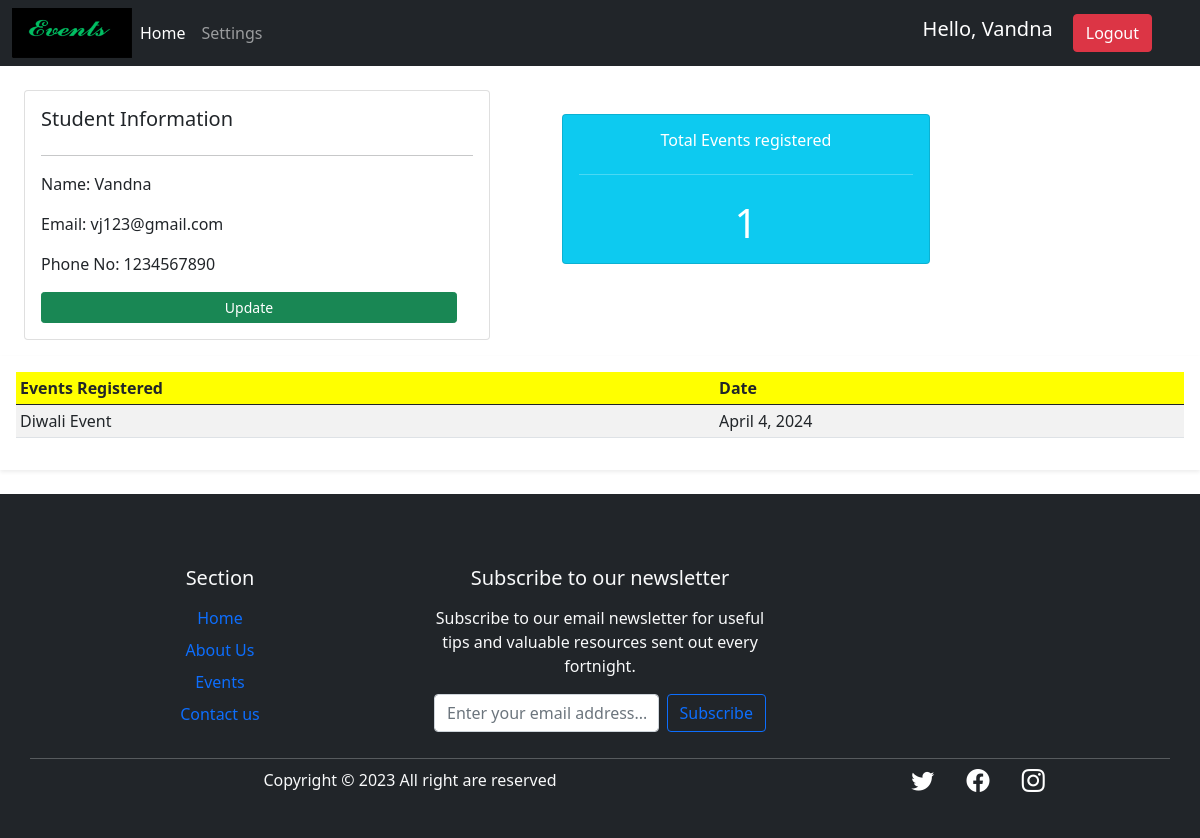
The page /userprofile (signed in) on the database its author committed.
### Home_App/models.py (models this page shows, shortened)
class Student(models.Model):
    user=models.OneToOneField(User, null=True, blank=True, on_delete=models.CASCADE)
    name=models.CharField(null=True, max_length=200)
    phone=models.CharField(null=True, max_length=200)
    email=models.CharField(null=True, max_length=200)
    profile_pic=models.ImageField(default='static/images/profile_pic.profile_pic.jpg',upload_to='static/images',blank=True,null=True)
    date_created=models.DateField(null=True, auto_now_add=True)

class User_Registration(models.Model):
    name=models.ForeignKey(Student, null=True, on_delete=models.CASCADE)
    event_name=models.ForeignKey(Event, null=True, on_delete=models.CASCADE)
    course=models.CharField(max_length=100)
    semester=models.IntegerField()
    mobile_no=models.CharField(max_length=15, blank=True,null=True)
    email=models.CharField(max_length=122)
    date=models.DateField()

class Event(models.Model):
    image=models.ImageField(upload_to='static',blank=True,null=True)
    title=models.CharField(max_length=100)
    description=models.TextField()
    date=models.DateField()
    category=models.ManyToManyField(EventCategory)

### Home_App/decorators.py (the view)
        def wrapper_func(request,*args, **kwargs):
           group=None
           if request.user.groups.exists():
              group=request.user.groups.all()[0].name
           if group in allowed_roles:
              return view_func(request,*args, **kwargs)
           else:
            return HttpResponse('You are not authorized to view this page.')

### Home_App/views.py (called while the page is built)
@login_required(login_url='Login')
@allowed_users(allowed_roles=['student'])
def UserProfile(request):
    student=request.user.student
    event_registrations_count=User_Registration.objects.filter(name=student).count()
    event_registrations=User_Registration.objects.filter(name=student)
    context={'student':student,'event_registrations_count':event_registrations_count,'event_registrations':event_registrations}
    return render(request,'Dashboard/user.html',context)

### Template/Dashboard/user.html
{% extends 'Dashboard/navbar.html' %}
{% block body %}
<div class="row px-4">
    <div class="col-md-5 my-3 mt-4">
        <div class="card card-body">
            <h5>Student Information</h5>
            <hr>
            <p>Name: {{student.name}}</p>
            <p>Email: {{student.email}}</p>
            <p>Phone No: {{student.phone}}</p>
            <a href="/settings" class="btn btn-sm btn-success shadow-none me-lg-3 me-3">Update</a>
        </div>
    </div>
    <div class="col-md-4 mx-5 mt-5 mb-4">
        <a href="" class="text-decoration-none">
            <div class="card text-center text-white bg-info p-3">
                <h6> Total Events  registered </h6>
                <hr>
                <h1 class="mt-2 mb-0">{{event_registrations_count}}</h1>
            </div>
        </a>
    </div>
</div>
<div class="card-border-0 shadow-sm mb-4">
    <div class="card-body">
        <div class="table-responsive">
            <table class="table table-striped table-sm">
                <thead style="background-color: yellow;">
                    <tr>
                        <th scope="col"> Events Registered</th>
                        <th scope="col">Date</th>
                    </tr>
                </thead>
                <tbody>
                    {% for registration in event_registrations %}
                    <tr>
                        <td>{{registration.event_name.title}}</td>
                        <td>{{registration.date}}</td>
                    </tr>
                    {% endfor %}
                </tbody>
            </table>
        </div>
    </div>
</div>
{% endblock body %}

### Template/Dashboard/navbar.html (shortened to what this page needs)
<!doctype html>
<html lang="en">
<head>
  <link href="https://cdn.jsdelivr.net/npm/bootstrap@5.0.2/dist/css/bootstrap.min.css" rel="stylesheet"
>
  <link rel="stylesheet" href="https://cdn.jsdelivr.net/npm/bootstrap-icons@1.11.1/font/bootstrap-icons.css">
</head>
<body>
  <nav class="navbar navbar-expand-lg navbar-dark bg-dark sticky-top">
    <div class="container-fluid">
      <img src="/static/images/logo1.png" width="120" height="50" alt="...">
      <div class="collapse navbar-collapse" id="navbarSupportedContent">
        <ul class="navbar-nav me-auto mb-2 mb-lg-0">
          {% if request.user.is_staff %}
          <li class="nav-item">
            <a class="nav-link active" aria-current="page" href="/home">Home</a>
          </li>
          <li class="nav-item">
            <a class="nav-link" href="/event">Events</a>
          </li>
          {% else %}
          <li class="nav-item">
            <a class="nav-link active" href="/home">Home</a>
          </li>
          <li class="nav-item">
            <a class="nav-link" href="/settings">Settings</a>
          </li>
          {% endif %}
        </ul>
        <div class="d-flex">
          {% if request.user.isnot_authenticated %}
          <a href="/loginpage" type="submit" class="btn btn-primary shadow-none me-lg-3 me-3">Login</a>
          <a href="/register" type="submit" class="btn btn-primary shadow-none me-lg-3 me-3" >Register</a>
          {% else %}
          <span class="hello-msg">Hello, {{request.user}} </span>
          <span class="hello-msg"><a href="/logout" type="submit" class="btn btn-danger shadow-none me-lg-3 me-3">Logout</a></span>
          {% endif %}
        </div>
      </div>
    </div>
  </nav>
  {% block body %}{% endblock body %}
  {% block footer %}
  <footer class="bg-dark text-light text-center mt-4 pt-5 pb-4">
    <div class="container text-center text-md-left ">
      <div class="row text-center text-md-left">
        <div class="col-lg-4 p-4">
          <h5 class="mb-3"> Section</h5>
          <a href="#" class="d-inline-block mb-2 text-decoration-none">Home</a><br>
          <a href="#" class="d-inline-block mb-2 text-decoration-none">About Us</a><br>
          <a href="#" class="d-inline-block mb-2 text-decoration-none">Events</a><br>
          <a href="#" class="d-inline-block mb-2 text-decoration-none">Contact us</a><br>
        </div>
        <div class="col-lg-4 p-4">
          <h5 class="mb-3">Subscribe to our newsletter</h5>
          <p>Subscribe to our email newsletter for useful tips and valuable resources sent out every fortnight.</p>
          <form class="d-flex">
            <input class="form-control me-2" type="text" placeholder="Enter your email address..." aria-label="Search">
            <button class="btn btn-outline-primary" type="submit">Subscribe</button>
          </form>
        </div>
        <hr class="mb-1 ">
        <div>
          <div class="row align-items-center">
            <div class="col-md-7 col-lg-8">
              <p>Copyright © 2023 All right are reserved
              </p>
            </div>
            <div class="col-md-5 col-lg-4">
              <div class="text-center text-md-right">
                <ul class=" list-unstyled list-inline">
                  <li class="list-inline-item">
                    <a href="#" class="btn-floating btn-sm text-white" style="font-size: 23px;"><i
                        class="bi bi-twitter me-1"></i></a>
                  </li>
                  <li class="list-inline-item">
                    <a href="#" class="btn-floating btn-sm text-white" style="font-size: 23px;"><i
                        class="bi bi-facebook me-1"></i></a>
                  </li>
                  <li class="list-inline-item">
                    <a href="#" class="btn-floating btn-sm text-white" style="font-size: 23px;"><i
                        class="bi bi-instagram me-1"></i></a>
                  </li>
                </ul>
              </div>
            </div>
          </div>
        </div>
      </div>
    </div>
  </footer>
  {% endblock footer %}
</body>
</html>

### Template/Dashboard/navbar.html (style rules this page uses)
.hello-msg { font-size: 20px; color: #fff; margin-right: 20px; }

### rows shown on the page
Student: name "Vandna", email "vj123@gmail.com", phone "1234567890"
User_Registration: event_name "Diwali Event", date "April 4, 2024"

### other values the page prints
{{ request.user }} "Vandna"
{{ event_registrations_count }} "1"
